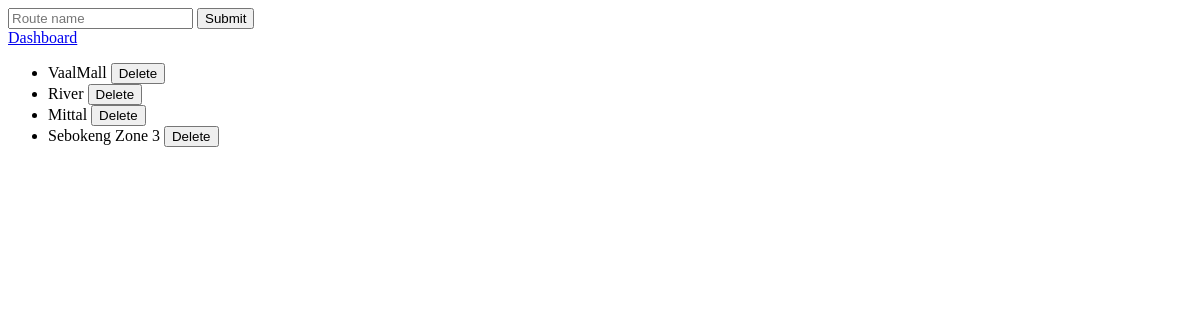
The app's page /admin/routes (signed in), older data.
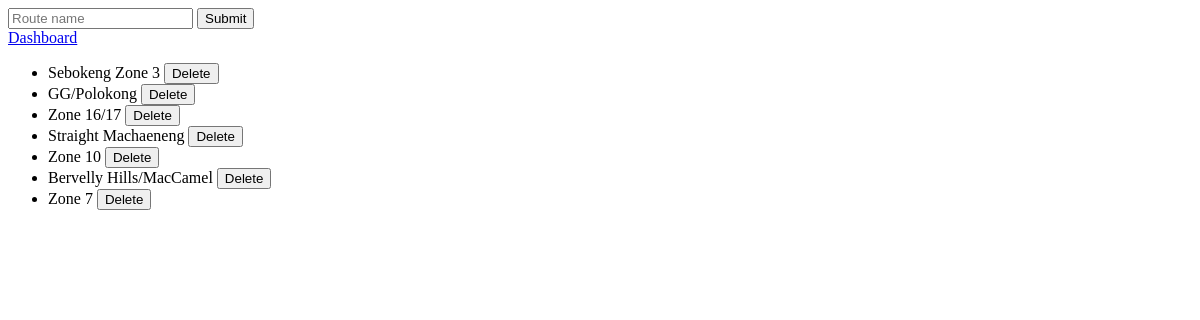
The same page, newer data.
### tables this page shows
CREATE TABLE routes (
            id INTEGER PRIMARY KEY AUTOINCREMENT,
            name TEXT UNIQUE NOT NULL
        );

### taxi_app.py (the view)
@app.route("/admin/routes", methods=["GET"])
@owner_required
def manage_routes():
    conn = get_db()
    cursor = conn.cursor()
    cursor.execute("SELECT * FROM routes")
    routes = [dict(row) for row in cursor.fetchall()]
    conn.close()
    return render_template("taxi_routes_admin.html", routes=routes)

### taxi_app.py (called while the page is built)
def get_db():
    conn = sqlite3.connect("taxi.db")
    conn.row_factory = sqlite3.Row
    return conn

def owner_required(f):
    @wraps(f)
    def decorated(*args, **kwargs):
        if "user" not in session:
            return redirect(url_for("login"))
        if session.get("role") != "owner":
            return jsonify({"error": "Access denied"}), 403
        return f(*args, **kwargs)
    return decorated

### templates/taxi_routes_admin.html (shortened to what this page needs)
<!DOCTYPE html>
<html>
<body>
    <form action="/admin/routes/add" method="POST">
        <input type="text" name="name" placeholder="Route name">
        <button type="submit">Submit</button>
    </form>
    <a href="/admin/routes">Dashboard</a>
    <ul>
        {% for route in routes %}
            <li>
                {{ route.name }}
                <form action="/admin/routes/delete/{{ route.id }}" method="POST" style="display:inline;">
                    <button type="submit">Delete</button>
                </form>
            </li>
        {% endfor %}
    </ul>
</body>
</html>

Row changes from the older to the newer data that the page shows:
removed routes: name "VaalMall"
removed routes: name "River"
removed routes: name "Mittal"
added routes: name "GG/Polokong"
added routes: name "Zone 16/17"
added routes: name "Straight Machaeneng"
added routes: name "Zone 10"
added routes: name "Bervelly Hills/MacCamel"
added routes: name "Zone 7"
